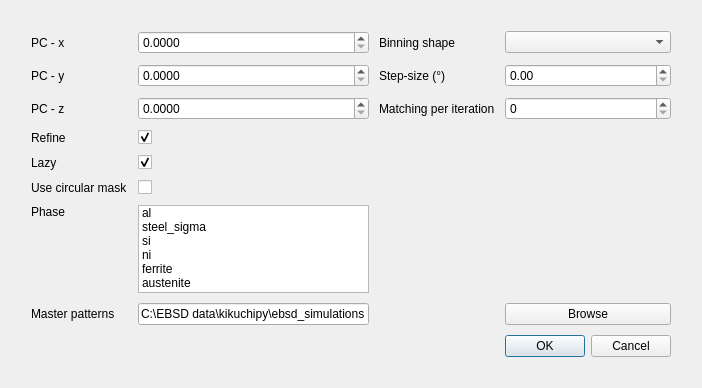
<?xml version="1.0" encoding="UTF-8"?>
<ui version="4.0">
 <class>DiSetupDialog</class>
 <widget class="QDialog" name="DiSetupDialog">
  <property name="geometry">
   <rect>
    <x>0</x>
    <y>0</y>
    <width>702</width>
    <height>388</height>
   </rect>
  </property>
  <property name="windowTitle">
   <string>Pattern Processing</string>
  </property>
  <layout class="QGridLayout" name="gridLayout_2">
   <item row="0" column="0">
    <widget class="QFrame" name="centralwidget">
     <property name="locale">
      <locale language="English" country="UnitedStates"/>
     </property>
     <layout class="QGridLayout" name="gridLayout" columnstretch="0,0,0,0,0">
      <property name="sizeConstraint">
       <enum>QLayout::SetDefaultConstraint</enum>
      </property>
      <property name="leftMargin">
       <number>20</number>
      </property>
      <property name="topMargin">
       <number>20</number>
      </property>
      <property name="rightMargin">
       <number>20</number>
      </property>
      <property name="bottomMargin">
       <number>20</number>
      </property>
      <property name="spacing">
       <number>10</number>
      </property>
      <item row="4" column="0">
       <widget class="QLabel" name="label_4">
        <property name="text">
         <string>PC - z</string>
        </property>
       </widget>
      </item>
      <item row="11" column="4">
       <widget class="QDialogButtonBox" name="buttonBox">
        <property name="standardButtons">
         <set>QDialogButtonBox::Cancel|QDialogButtonBox::Ok</set>
        </property>
        <property name="centerButtons">
         <bool>false</bool>
        </property>
       </widget>
      </item>
      <item row="5" column="0">
       <widget class="QLabel" name="label">
        <property name="text">
         <string>Refine</string>
        </property>
       </widget>
      </item>
      <item row="5" column="2">
       <widget class="QCheckBox" name="checkBoxRefine">
        <property name="layoutDirection">
         <enum>Qt::LeftToRight</enum>
        </property>
        <property name="text">
         <string/>
        </property>
        <property name="checked">
         <bool>true</bool>
        </property>
        <property name="tristate">
         <bool>false</bool>
        </property>
       </widget>
      </item>
      <item row="10" column="0">
       <widget class="QLabel" name="label_5">
        <property name="text">
         <string>Master patterns</string>
        </property>
       </widget>
      </item>
      <item row="2" column="2">
       <widget class="QDoubleSpinBox" name="patternCenterX">
        <property name="decimals">
         <number>4</number>
        </property>
        <property name="maximum">
         <double>1.000000000000000</double>
        </property>
        <property name="singleStep">
         <double>0.000100000000000</double>
        </property>
       </widget>
      </item>
      <item row="6" column="2">
       <widget class="QCheckBox" name="checkBoxLazy">
        <property name="text">
         <string/>
        </property>
        <property name="checked">
         <bool>true</bool>
        </property>
       </widget>
      </item>
      <item row="10" column="2">
       <widget class="QLineEdit" name="lineEditPath">
        <property name="text">
         <string>C:\EBSD data\kikuchipy\ebsd_simulations</string>
        </property>
       </widget>
      </item>
      <item row="6" column="0">
       <widget class="QLabel" name="label_6">
        <property name="text">
         <string>Lazy</string>
        </property>
       </widget>
      </item>
      <item row="2" column="0">
       <widget class="QLabel" name="label_2">
        <property name="text">
         <string>PC - x</string>
        </property>
       </widget>
      </item>
      <item row="4" column="2">
       <widget class="QDoubleSpinBox" name="patternCenterZ">
        <property name="locale">
         <locale language="English" country="UnitedStates"/>
        </property>
        <property name="decimals">
         <number>4</number>
        </property>
        <property name="maximum">
         <double>1.000000000000000</double>
        </property>
        <property name="singleStep">
         <double>0.000100000000000</double>
        </property>
       </widget>
      </item>
      <item row="3" column="2">
       <widget class="QDoubleSpinBox" name="patternCenterY">
        <property name="decimals">
         <number>4</number>
        </property>
        <property name="maximum">
         <double>1.000000000000000</double>
        </property>
        <property name="singleStep">
         <double>0.000100000000000</double>
        </property>
       </widget>
      </item>
      <item row="3" column="0">
       <widget class="QLabel" name="label_3">
        <property name="text">
         <string>PC - y</string>
        </property>
       </widget>
      </item>
      <item row="9" column="0">
       <widget class="QLabel" name="pathLabel">
        <property name="layoutDirection">
         <enum>Qt::LeftToRight</enum>
        </property>
        <property name="text">
         <string>Phase</string>
        </property>
        <property name="scaledContents">
         <bool>false</bool>
        </property>
        <property name="alignment">
         <set>Qt::AlignLeading|Qt::AlignLeft|Qt::AlignTop</set>
        </property>
       </widget>
      </item>
      <item row="9" column="2">
       <widget class="QListWidget" name="listWidgetPhase">
        <property name="minimumSize">
         <size>
          <width>0</width>
          <height>50</height>
         </size>
        </property>
        <property name="selectionMode">
         <enum>QAbstractItemView::MultiSelection</enum>
        </property>
        <item>
         <property name="text">
          <string>al</string>
         </property>
        </item>
        <item>
         <property name="text">
          <string>steel_sigma</string>
         </property>
        </item>
        <item>
         <property name="text">
          <string>si</string>
         </property>
        </item>
        <item>
         <property name="text">
          <string>ni</string>
         </property>
        </item>
        <item>
         <property name="text">
          <string>ferrite</string>
         </property>
        </item>
        <item>
         <property name="text">
          <string>austenite</string>
         </property>
        </item>
       </widget>
      </item>
      <item row="2" column="3">
       <widget class="QLabel" name="label_7">
        <property name="text">
         <string>Binning shape</string>
        </property>
       </widget>
      </item>
      <item row="3" column="3">
       <widget class="QLabel" name="label_8">
        <property name="text">
         <string>Step-size (°)</string>
        </property>
       </widget>
      </item>
      <item row="10" column="4">
       <widget class="QPushButton" name="pushButtonBrowse">
        <property name="text">
         <string>Browse</string>
        </property>
       </widget>
      </item>
      <item row="7" column="0">
       <widget class="QLabel" name="label_9">
        <property name="text">
         <string>Use circular mask</string>
        </property>
       </widget>
      </item>
      <item row="2" column="4">
       <widget class="QComboBox" name="comboBoxBinning"/>
      </item>
      <item row="3" column="4">
       <widget class="QDoubleSpinBox" name="doubleSpinBoxStepSize"/>
      </item>
      <item row="7" column="2">
       <widget class="QCheckBox" name="checkBoxMask">
        <property name="text">
         <string/>
        </property>
       </widget>
      </item>
      <item row="4" column="3">
       <widget class="QLabel" name="label_10">
        <property name="text">
         <string>Matching per iteration</string>
        </property>
       </widget>
      </item>
      <item row="4" column="4">
       <widget class="QSpinBox" name="spinBoxNumIter">
        <property name="maximum">
         <number>99</number>
        </property>
       </widget>
      </item>
     </layout>
    </widget>
   </item>
  </layout>
 </widget>
 <tabstops>
  <tabstop>checkBoxRefine</tabstop>
  <tabstop>checkBoxLazy</tabstop>
  <tabstop>listWidgetPhase</tabstop>
  <tabstop>lineEditPath</tabstop>
 </tabstops>
 <resources/>
 <connections/>
</ui>
